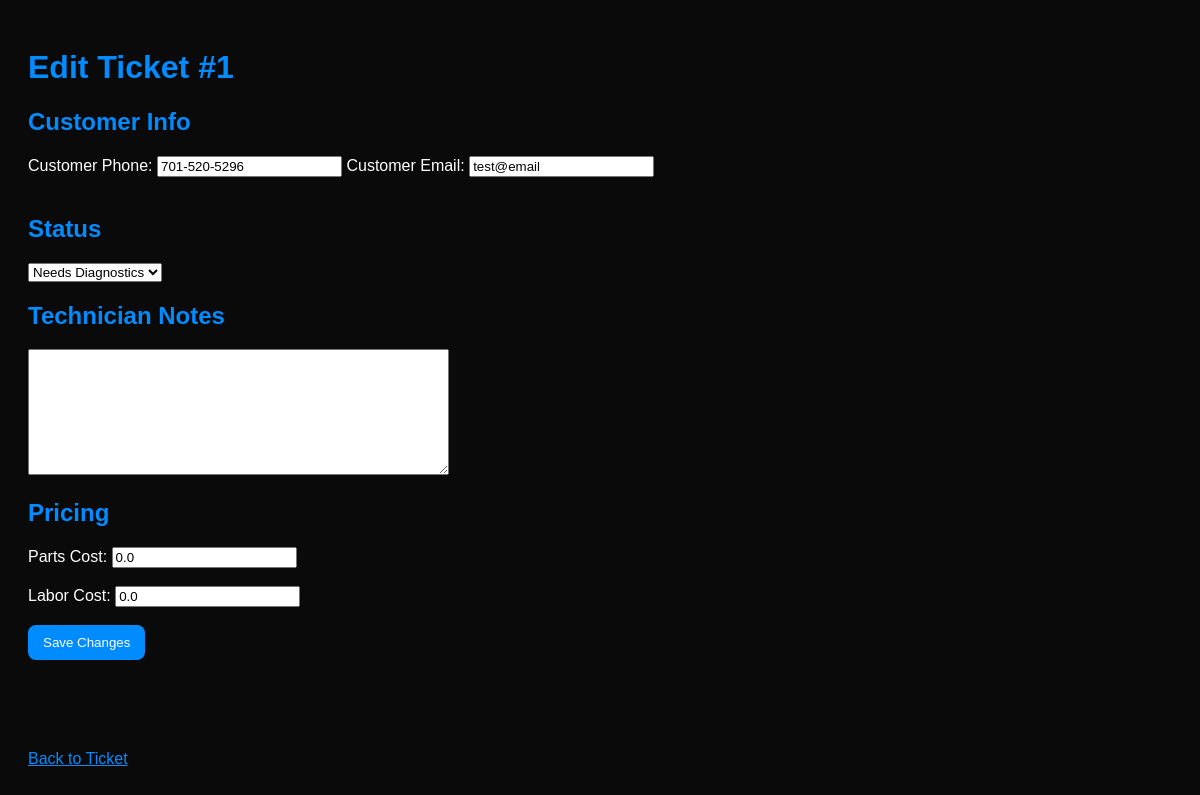
Screenshot of /ticket/1/edit with the database file from the repository.
### tables this page shows
CREATE TABLE tickets (
    id INTEGER PRIMARY KEY AUTOINCREMENT,
    customer_name TEXT NOT NULL,
    customer_phone TEXT,
    customer_email TEXT,
    device_type TEXT NOT NULL,
    issue TEXT NOT NULL,
    technician_notes TEXT,
    status TEXT DEFAULT 'Needs Diagnostics',
    created_at TEXT DEFAULT CURRENT_TIMESTAMP,
    parts_cost REAL DEFAULT 0,
    labor_cost REAL DEFAULT 0,
    total_cost REAL DEFAULT 0
);

### app.py (the view, shortened to what this page needs)
@app.route("/ticket/<int:ticket_id>/edit", methods=["GET", "POST"])
def edit_ticket(ticket_id):
    connection = sqlite3.connect("tickets.db")
    connection.row_factory = sqlite3.Row
    cursor = connection.cursor()
    cursor.execute("SELECT * FROM tickets WHERE id = ?", (ticket_id,))
    ticket = cursor.fetchone()
    connection.close()
    return render_template("edit.html", ticket=ticket)

### templates/edit.html (shortened to what this page needs)
<!DOCTYPE html>
<html>
<head>
    <link rel="stylesheet" href="{{ url_for('static', filename='style.css') }}">
</head>
<body>
    <h1>Edit Ticket #{{ ticket.id }}</h1>
    <form method="POST">
        <h2>Customer Info</h2>
        <label>Customer Phone:</label>
        <input type="text" name="customer_phone" value="{{ ticket.customer_phone }}">
        <label>Customer Email:</label>
        <input type="email" name="customer_email" value="{{ ticket.customer_email }}">
<br><br>
        <h2>Status</h2>
        <select name="status">
            <option value="Needs Diagnostics"
                {% if ticket.status == "Needs Diagnostics" %}selected{% endif %}>
                Needs Diagnostics
            </option>
        </select>
        <h2>Technician Notes</h2>
        <textarea name="technician_notes" rows="8" cols="50">{{ ticket.technician_notes }}</textarea>
        <h2>Pricing</h2>
        <label>Parts Cost:</label>
        <input type="number" step="0.01" name="parts_cost" value="{{ ticket.parts_cost }}">
        <br><br>
        <label>Labor Cost:</label>
        <input type="number" step="0.01" name="labor_cost" value="{{ ticket.labor_cost }}">
        <br><br>
        <button type="submit">Save Changes</button>
    </form>
    <br>
    <br><br>
<br><br>
    <a href="/ticket/{{ ticket.id }}">Back to Ticket</a>
</body>
</html>

### static/style.css (style rules this page uses)
h1, h2 { font-family: 'Orbitron', sans-serif; }
body { font-family: 'Inter', sans-serif; }
body { background-color: #0a0a0a; color: white; font-family: Arial, sans-serif; padding: 20px; }
h1 { color: #008cff; }
h2 { color: #008cff; }
button { background-color: #008cff; color: white; border: none; padding: 10px 15px; border-radius: 8px; cursor: pointer; }
a { color: #008cff; }

### rows the page displays
tickets: id "1", customer_phone "701-520-5296", customer_email "test@email", status "Needs Diagnostics", parts_cost "0.0", labor_cost "0.0"
